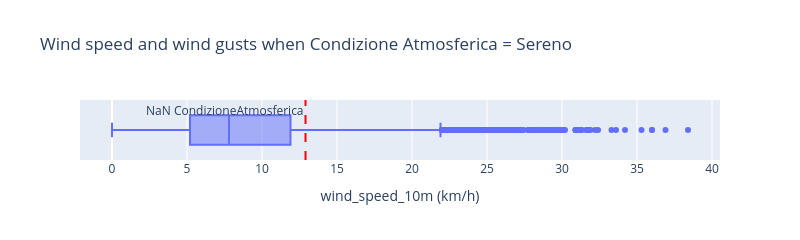
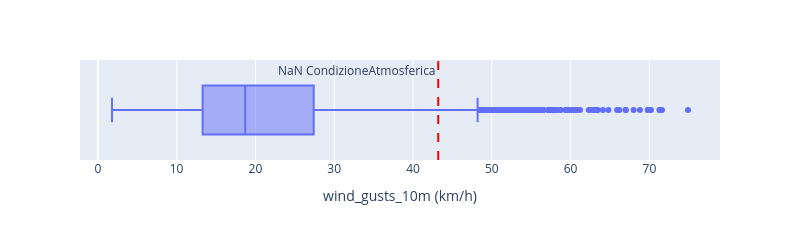

Notebook source saved alongside these figures, in order:
### Markdown cell above
Although the wind speed for the accident with missing data is rather low, compared to the other accidents where 'vento forte' was logged, the wind gusts are comparable with those logged for 'vento forte' accidents. 

For comparison, we can look at wind speeds and gusts for 'sereno' accidents:

### Code cell
# Filter only "Vento forte"
df_sereno = df_merged[df_merged['CondizioneAtmosferica'] == 'Sereno']

# Calculate mean wind speed where CondizioneAtmosferica is NaN
vline_value = df_merged.loc[df_merged['CondizioneAtmosferica'].isna(),
                            'wind_speed_10m (km/h)'].mean()

# Build box plot
fig_windspeed_sereno = px.box(
    df_sereno,
    x="wind_speed_10m (km/h)",
    width=800,
    height=200,
    title='Wind speed and wind gusts when Condizione Atmosferica = Sereno'
)

# Add red vertical line
fig_windspeed_sereno.add_vline(
    x=vline_value,
    line_color="red",
    line_dash="dash",
    line_width=2,
    annotation_text="NaN CondizioneAtmosferica",
    annotation_position="top left"
)

# Calculate mean wind speed where CondizioneAtmosferica is NaN
vline_value_gusts = df_merged.loc[df_merged['CondizioneAtmosferica'].isna(),
                                  'wind_gusts_10m (km/h)'].mean()

# Build box plot
fig_windgusts_sereno = px.box(
    df_sereno,
    x='wind_gusts_10m (km/h)',
    width=800,
    height=200
)

# Add red vertical line
fig_windgusts_sereno.add_vline(
    x=vline_value_gusts,
    line_color="red",
    line_dash="dash",
    line_width=2,
    annotation_text="NaN CondizioneAtmosferica",
    annotation_position="top left"
)

fig_windspeed_sereno.show()
fig_windgusts_sereno.show()

### Figure 1 — Plotly figure (JSON) as saved in the notebook; plotly's stock layout.template omitted (floating-point values rounded to 4 significant figures; data arrays with more than 128 entries replaced by an {"elided": "..."} marker saying what was removed)
{"data": [{"alignmentgroup": "True", "hovertemplate": "wind_speed_10m (km/h)=%{x}<extra></extra>", "legendgroup": "", "marker": {"color": "#636efa"}, "name": "", "notched": false, "offsetgroup": "", "orientation": "h", "showlegend": false, "type": "box", "x": {"elided": "14049 float values"}, "x0": " ", "xaxis": "x", "y0": " ", "yaxis": "y"}], "layout": {"annotations": [{"showarrow": false, "text": "NaN CondizioneAtmosferica", "x": 12.9, "xanchor": "right", "xref": "x", "y": 1, "yanchor": "top", "yref": "y domain"}], "boxmode": "group", "height": 200, "legend": {"tracegroupgap": 0}, "shapes": [{"line": {"color": "red", "dash": "dash", "width": 2}, "type": "line", "x0": 12.9, "x1": 12.9, "xref": "x", "y0": 0, "y1": 1, "yref": "y domain"}], "title": {"text": "Wind speed and wind gusts when Condizione Atmosferica = Sereno"}, "width": 800, "xaxis": {"anchor": "y", "domain": [0, 1], "title": {"text": "wind_speed_10m (km/h)"}}, "yaxis": {"anchor": "x", "domain": [0, 1]}}}

### Figure 2 — Plotly figure (JSON) as saved in the notebook; plotly's stock layout.template omitted (floating-point values rounded to 4 significant figures; data arrays with more than 128 entries replaced by an {"elided": "..."} marker saying what was removed)
{"data": [{"alignmentgroup": "True", "hovertemplate": "wind_gusts_10m (km/h)=%{x}<extra></extra>", "legendgroup": "", "marker": {"color": "#636efa"}, "name": "", "notched": false, "offsetgroup": "", "orientation": "h", "showlegend": false, "type": "box", "x": {"elided": "14049 float values"}, "x0": " ", "xaxis": "x", "y0": " ", "yaxis": "y"}], "layout": {"annotations": [{"showarrow": false, "text": "NaN CondizioneAtmosferica", "x": 43.2, "xanchor": "right", "xref": "x", "y": 1, "yanchor": "top", "yref": "y domain"}], "boxmode": "group", "height": 200, "legend": {"tracegroupgap": 0}, "margin": {"t": 60}, "shapes": [{"line": {"color": "red", "dash": "dash", "width": 2}, "type": "line", "x0": 43.2, "x1": 43.2, "xref": "x", "y0": 0, "y1": 1, "yref": "y domain"}], "width": 800, "xaxis": {"anchor": "y", "domain": [0, 1], "title": {"text": "wind_gusts_10m (km/h)"}}, "yaxis": {"anchor": "x", "domain": [0, 1]}}}
